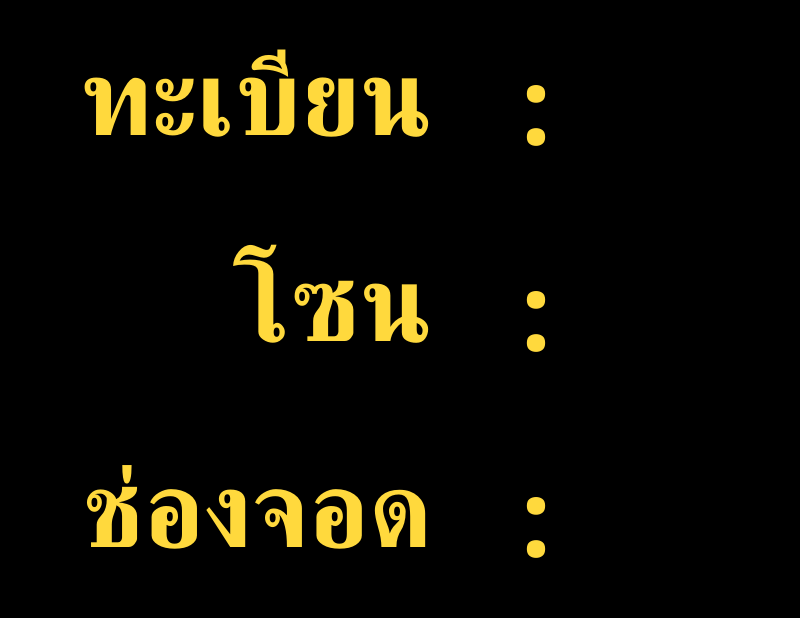
<?xml version="1.0" encoding="UTF-8"?>
<ui version="4.0">
 <class>Smallmonitor</class>
 <widget class="QMainWindow" name="Smallmonitor">
  <property name="geometry">
   <rect>
    <x>0</x>
    <y>0</y>
    <width>800</width>
    <height>618</height>
   </rect>
  </property>
  <property name="windowTitle">
   <string>Small Screen</string>
  </property>
  <property name="styleSheet">
   <string notr="true">background-color: rgb(0, 0, 0);
color: rgb(255, 217, 61);</string>
  </property>
  <widget class="QWidget" name="centralwidget">
   <layout class="QVBoxLayout" name="verticalLayout_3">
    <property name="spacing">
     <number>0</number>
    </property>
    <property name="leftMargin">
     <number>0</number>
    </property>
    <property name="topMargin">
     <number>0</number>
    </property>
    <property name="rightMargin">
     <number>0</number>
    </property>
    <property name="bottomMargin">
     <number>0</number>
    </property>
    <item>
     <widget class="QFrame" name="main_frame">
      <property name="styleSheet">
       <string notr="true"/>
      </property>
      <property name="frameShape">
       <enum>QFrame::NoFrame</enum>
      </property>
      <property name="frameShadow">
       <enum>QFrame::Raised</enum>
      </property>
      <property name="lineWidth">
       <number>0</number>
      </property>
      <layout class="QHBoxLayout" name="horizontalLayout">
       <property name="spacing">
        <number>0</number>
       </property>
       <property name="leftMargin">
        <number>0</number>
       </property>
       <property name="topMargin">
        <number>0</number>
       </property>
       <property name="rightMargin">
        <number>0</number>
       </property>
       <property name="bottomMargin">
        <number>0</number>
       </property>
       <item>
        <widget class="QFrame" name="frame_3">
         <property name="frameShape">
          <enum>QFrame::StyledPanel</enum>
         </property>
         <property name="frameShadow">
          <enum>QFrame::Raised</enum>
         </property>
        </widget>
       </item>
       <item>
        <widget class="QFrame" name="left_body_frame">
         <property name="frameShape">
          <enum>QFrame::NoFrame</enum>
         </property>
         <property name="frameShadow">
          <enum>QFrame::Raised</enum>
         </property>
         <property name="lineWidth">
          <number>0</number>
         </property>
         <layout class="QVBoxLayout" name="verticalLayout">
          <property name="spacing">
           <number>0</number>
          </property>
          <property name="leftMargin">
           <number>0</number>
          </property>
          <property name="topMargin">
           <number>0</number>
          </property>
          <property name="rightMargin">
           <number>0</number>
          </property>
          <property name="bottomMargin">
           <number>0</number>
          </property>
          <item>
           <widget class="QLabel" name="np_label">
            <property name="font">
             <font>
              <family>Mitr SemiBold</family>
              <pointsize>80</pointsize>
              <weight>75</weight>
              <bold>true</bold>
             </font>
            </property>
            <property name="text">
             <string>ทะเบียน</string>
            </property>
            <property name="scaledContents">
             <bool>false</bool>
            </property>
            <property name="alignment">
             <set>Qt::AlignRight|Qt::AlignTrailing|Qt::AlignVCenter</set>
            </property>
           </widget>
          </item>
          <item>
           <widget class="QLabel" name="zone_label">
            <property name="font">
             <font>
              <family>Mitr SemiBold</family>
              <pointsize>80</pointsize>
              <weight>75</weight>
              <bold>true</bold>
             </font>
            </property>
            <property name="text">
             <string>โซน</string>
            </property>
            <property name="alignment">
             <set>Qt::AlignRight|Qt::AlignTrailing|Qt::AlignVCenter</set>
            </property>
           </widget>
          </item>
          <item>
           <widget class="QLabel" name="label_3">
            <property name="font">
             <font>
              <family>Mitr SemiBold</family>
              <pointsize>80</pointsize>
              <weight>75</weight>
              <bold>true</bold>
             </font>
            </property>
            <property name="text">
             <string>ช่องจอด</string>
            </property>
            <property name="alignment">
             <set>Qt::AlignRight|Qt::AlignTrailing|Qt::AlignVCenter</set>
            </property>
           </widget>
          </item>
         </layout>
        </widget>
       </item>
       <item>
        <widget class="QFrame" name="frame_5">
         <property name="frameShape">
          <enum>QFrame::StyledPanel</enum>
         </property>
         <property name="frameShadow">
          <enum>QFrame::Raised</enum>
         </property>
        </widget>
       </item>
       <item>
        <widget class="QFrame" name="center_frame">
         <property name="maximumSize">
          <size>
           <width>50</width>
           <height>16777215</height>
          </size>
         </property>
         <property name="frameShape">
          <enum>QFrame::NoFrame</enum>
         </property>
         <property name="frameShadow">
          <enum>QFrame::Raised</enum>
         </property>
         <layout class="QVBoxLayout" name="verticalLayout_2">
          <property name="spacing">
           <number>0</number>
          </property>
          <property name="leftMargin">
           <number>0</number>
          </property>
          <property name="topMargin">
           <number>0</number>
          </property>
          <property name="rightMargin">
           <number>0</number>
          </property>
          <property name="bottomMargin">
           <number>0</number>
          </property>
          <item>
           <widget class="QLabel" name="np_label_2">
            <property name="font">
             <font>
              <family>Mitr SemiBold</family>
              <pointsize>80</pointsize>
              <weight>75</weight>
              <bold>true</bold>
             </font>
            </property>
            <property name="text">
             <string>:</string>
            </property>
            <property name="scaledContents">
             <bool>false</bool>
            </property>
            <property name="alignment">
             <set>Qt::AlignCenter</set>
            </property>
           </widget>
          </item>
          <item>
           <widget class="QLabel" name="zone_label_2">
            <property name="font">
             <font>
              <family>Mitr SemiBold</family>
              <pointsize>80</pointsize>
              <weight>75</weight>
              <bold>true</bold>
             </font>
            </property>
            <property name="text">
             <string>:</string>
            </property>
            <property name="alignment">
             <set>Qt::AlignCenter</set>
            </property>
           </widget>
          </item>
          <item>
           <widget class="QLabel" name="label_5">
            <property name="font">
             <font>
              <family>Mitr SemiBold</family>
              <pointsize>80</pointsize>
              <weight>75</weight>
              <bold>true</bold>
             </font>
            </property>
            <property name="text">
             <string>:</string>
            </property>
            <property name="alignment">
             <set>Qt::AlignCenter</set>
            </property>
           </widget>
          </item>
         </layout>
        </widget>
       </item>
       <item>
        <widget class="QFrame" name="frame_4">
         <property name="frameShape">
          <enum>QFrame::StyledPanel</enum>
         </property>
         <property name="frameShadow">
          <enum>QFrame::Raised</enum>
         </property>
        </widget>
       </item>
       <item>
        <widget class="QFrame" name="right_body_frame">
         <property name="frameShape">
          <enum>QFrame::NoFrame</enum>
         </property>
         <property name="frameShadow">
          <enum>QFrame::Raised</enum>
         </property>
         <layout class="QHBoxLayout" name="horizontalLayout_2">
          <property name="spacing">
           <number>0</number>
          </property>
          <property name="leftMargin">
           <number>0</number>
          </property>
          <property name="topMargin">
           <number>0</number>
          </property>
          <property name="rightMargin">
           <number>0</number>
          </property>
          <property name="bottomMargin">
           <number>0</number>
          </property>
          <item>
           <widget class="QFrame" name="frame">
            <property name="frameShape">
             <enum>QFrame::StyledPanel</enum>
            </property>
            <property name="frameShadow">
             <enum>QFrame::Raised</enum>
            </property>
            <layout class="QVBoxLayout" name="verticalLayout_4">
             <property name="spacing">
              <number>0</number>
             </property>
             <property name="leftMargin">
              <number>0</number>
             </property>
             <property name="topMargin">
              <number>0</number>
             </property>
             <property name="rightMargin">
              <number>0</number>
             </property>
             <property name="bottomMargin">
              <number>0</number>
             </property>
             <item>
              <widget class="QLabel" name="np_right_label">
               <property name="maximumSize">
                <size>
                 <width>16777215</width>
                 <height>16777215</height>
                </size>
               </property>
               <property name="font">
                <font>
                 <family>Mitr SemiBold</family>
                 <pointsize>80</pointsize>
                 <weight>75</weight>
                 <bold>true</bold>
                </font>
               </property>
               <property name="layoutDirection">
                <enum>Qt::LeftToRight</enum>
               </property>
               <property name="text">
                <string/>
               </property>
               <property name="alignment">
                <set>Qt::AlignCenter</set>
               </property>
              </widget>
             </item>
             <item>
              <widget class="QLabel" name="zone_right_label">
               <property name="maximumSize">
                <size>
                 <width>16777215</width>
                 <height>16777215</height>
                </size>
               </property>
               <property name="font">
                <font>
                 <family>Mitr SemiBold</family>
                 <pointsize>80</pointsize>
                 <weight>75</weight>
                 <bold>true</bold>
                </font>
               </property>
               <property name="layoutDirection">
                <enum>Qt::LeftToRight</enum>
               </property>
               <property name="text">
                <string/>
               </property>
               <property name="alignment">
                <set>Qt::AlignCenter</set>
               </property>
              </widget>
             </item>
             <item>
              <widget class="QLabel" name="bay_right_label">
               <property name="maximumSize">
                <size>
                 <width>16777215</width>
                 <height>16777215</height>
                </size>
               </property>
               <property name="font">
                <font>
                 <family>Mitr SemiBold</family>
                 <pointsize>80</pointsize>
                 <weight>75</weight>
                 <bold>true</bold>
                </font>
               </property>
               <property name="layoutDirection">
                <enum>Qt::LeftToRight</enum>
               </property>
               <property name="text">
                <string/>
               </property>
               <property name="alignment">
                <set>Qt::AlignCenter</set>
               </property>
              </widget>
             </item>
            </layout>
           </widget>
          </item>
         </layout>
        </widget>
       </item>
       <item>
        <widget class="QFrame" name="frame_2">
         <property name="frameShape">
          <enum>QFrame::StyledPanel</enum>
         </property>
         <property name="frameShadow">
          <enum>QFrame::Raised</enum>
         </property>
        </widget>
       </item>
      </layout>
     </widget>
    </item>
   </layout>
  </widget>
 </widget>
 <resources/>
 <connections/>
</ui>
